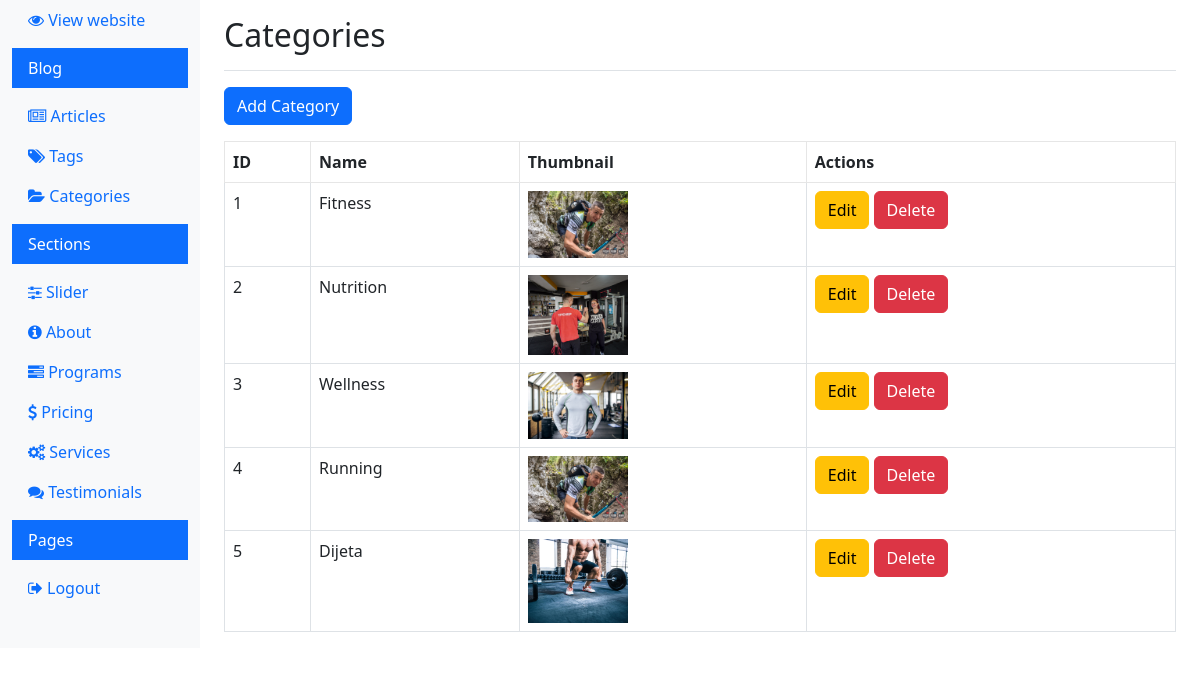
The app's page /categories.php (signed in) with its own data.
### tables this page shows
CREATE TABLE IF NOT EXISTS `categories` (
  `id` int(11) NOT NULL AUTO_INCREMENT,
  `name` varchar(255) NOT NULL,
  `featured_image` varchar(255) DEFAULT NULL,
  PRIMARY KEY (`id`)
);

### categories.php (the view, shortened to what this page needs)
<?php
$conn = new mysqli(DB_HOST, DB_USER, DB_PASS, DB_NAME);
$sql = "SELECT id, name, featured_image FROM categories";
$result = $conn->query($sql);
$categories = [];
if ($result->num_rows > 0) {
    while ($row = $result->fetch_assoc()) {
        $categories[] = $row;
    }
}
?>
<!doctype html>
<html lang="en">
<head>
    <link rel="stylesheet" href="css/bootstrap.min.css">
    <link rel="stylesheet" href="https://cdnjs.cloudflare.com/ajax/libs/font-awesome/4.7.0/css/font-awesome.min.css">
    <link rel="stylesheet" href="css/style.css">
</head>
<body>
    <div class="container-fluid">
        <div class="row">
            <?php include 'navigation.php'; ?>
            <main role="main" class="col-md-9 ms-sm-auto col-lg-10 px-md-4">
                <div class="d-flex justify-content-between flex-wrap flex-md-nowrap align-items-center pt-3 pb-2 mb-3 border-bottom">
                    <h1 class="h2">Categories</h1>
                </div>
                <a href="add_category.php" class="btn btn-primary mb-3">Add Category</a>
                <table class="table table-bordered">
                    <thead>
                        <tr>
                            <th>ID</th>
                            <th>Name</th>
                            <th>Thumbnail</th>
                            <th>Actions</th>
                        </tr>
                    </thead>
                    <tbody>
                        <?php foreach ($categories as $category) : ?>
                            <tr>
                                <td><?php echo htmlspecialchars($category['id']); ?></td>
                                <td><?php echo htmlspecialchars($category['name']); ?></td>
                                <td>
                                    <?php if (!empty($category['featured_image'])) : ?>
                                        <img src="<?php echo htmlspecialchars($category['featured_image']); ?>" alt="<?php echo htmlspecialchars($category['name']); ?>" style="max-width: 100px;">
                                    <?php else : ?>
                                        No image
                                    <?php endif; ?>
                                </td>
                                <td>
                                    <a href="edit_category.php?id=<?php echo $category['id']; ?>" class="btn btn-warning">Edit</a>
                                    <a href="delete_category.php?id=<?php echo $category['id']; ?>" class="btn btn-danger" onclick="return confirm('Are you sure you want to delete this category?');">Delete</a>
                                </td>
                            </tr>
                        <?php endforeach; ?>
                    </tbody>
                </table>
            </main>
        </div>
    </div>
</body>
</html>

### css/style.css (style rules this page uses)
.table-box-one table tbody tr, table thead tr { border: 1px solid #e6e6e6; }

### records on screen
categories: id "1", name "Fitness", featured_image (picture)
categories: id "2", name "Nutrition", featured_image (picture)
categories: id "3", name "Wellness", featured_image (picture)
categories: id "4", name "Running", featured_image (picture)
categories: id "5", name "Dijeta", featured_image (picture)
